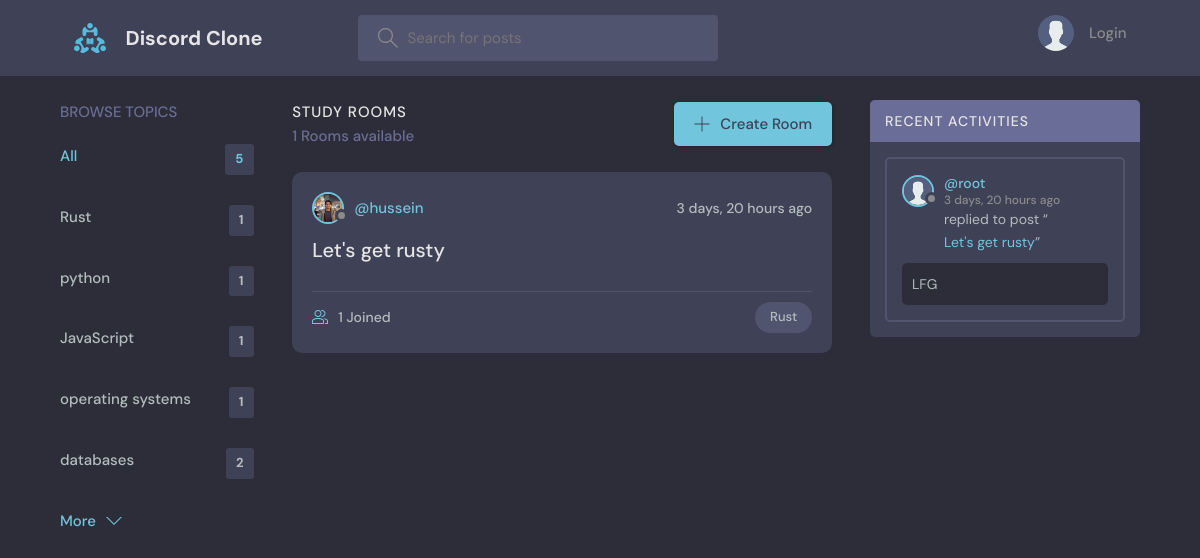
/?q=Rust, run on the app's committed database.
### base/models.py (models this page shows, shortened)
class Topic(models.Model):
    name = models.CharField(max_length=100)

class Room(models.Model):
    name = models.CharField(max_length=100)
    description = models.TextField(null=True, blank=True)
    created_at = models.DateTimeField(auto_now_add=True)
    updated_at = models.DateTimeField(auto_now=True)
    host = models.ForeignKey(User,null=True,on_delete=models.SET_NULL)
    topic = models.ForeignKey(Topic,null=True,on_delete=models.SET_NULL)
    participants = models.ManyToManyField(User, related_name='participants')
    class Meta:
        ordering = ['-created_at', '-updated_at']
    def __str__(self):
        return self.name

class User(AbstractUser):
    name = models.CharField(max_length=50, null=True)
    email = models.EmailField(unique=True)
    bio = models.TextField(default='no bio...',null=True)
    avatar = models.ImageField(null=True,default='avatar.svg')
    USERNAME_FIELD = 'email'
    REQUIRED_FIELDS = []

class Message(models.Model):
    body = models.CharField(max_length=200)
    created_at = models.DateTimeField(auto_now_add=True)
    updated_at = models.DateTimeField(auto_now=True)
    user = models.ForeignKey(User,on_delete=models.CASCADE)
    room = models.ForeignKey(Room,on_delete=models.CASCADE)
    class Meta:
        ordering = ['-created_at', '-updated_at']

### base/views.py (the view)
# urls.py: path('', views.home,name='home'),
def home(request):
    q = request.GET.get('q') if request.GET.get('q') != None else ''
    rooms = Room.objects.filter(
        Q(topic__name__icontains=q) |
        Q(name__icontains=q) |
        Q(description__icontains=q)
        )
    room_count = rooms.count()
    topics = Topic.objects.all()[0:5]
    room_messages = Message.objects.filter(room__topic__name__icontains=q)
    context = {
        'rooms': rooms,
        'topics': topics,
        'room_count': room_count,
        'room_messages': room_messages,
    }
    return render(request, 'base/home.html',context)

### base/templates/base/home.html (shortened to what this page needs)
{% extends 'base.html' %} {% block content %}
<main class="layout layout--3">
  <div class="container">
    {% include 'base/topics_component.html' %}
    <div class="roomList">
      <div class="roomList__header">
        <div>
          <h2>Study Rooms</h2>
          <p>{{room_count}} Rooms available</p>
        </div>
        <a class="btn btn--main" href="{% url 'room_create' %}">
          <svg
            version="1.1"
            xmlns="http://www.w3.org/2000/svg"
            width="32"
            height="32"
            viewBox="0 0 32 32"
          >
            <title>add</title>
            <path
              d="M16.943 0.943h-1.885v14.115h-14.115v1.885h14.115v14.115h1.885v-14.115h14.115v-1.885h-14.115v-14.115z"
            ></path>
          </svg>
          Create Room
        </a>
      </div>
      {% include 'base/feed_component.html' %}
    </div>
    {% include 'base/activity_component.html' %}
  </div>
</main>
{% endblock %}

### base/templates/base/topics_component.html
<div class="topics">
  <div class="topics__header">
      <h2>Browse Topics</h2>
  </div>
  <ul class="topics__list">
      <li>
          <a href="{% url 'home' %}" class="active">All <span>{{topics.count}}</span></a>
      </li>
      {% for topic in topics %}
      <li>
          <a href="{% url 'home' %}?q={{topic.name}}">{{topic.name}}<span>{{topic.room_set.all.count}}</span></a>
      </li>
      {% endfor %}
  </ul>
  <a class="btn btn--link" href="{% url 'topics' %}">
      More
      <svg version="1.1" xmlns="http://www.w3.org/2000/svg" width="32" height="32" viewBox="0 0 32 32">
          <title>chevron-down</title>
          <path d="M16 21l-13-13h-3l16 16 16-16h-3l-13 13z"></path>
      </svg>
  </a>
</div>

### base/templates/base/feed_component.html (shortened to what this page needs)
{% for room in rooms %}
<div class="roomListRoom">
    <div class="roomListRoom__header">
        <a href="{% url 'profile' room.host.id %}" class="roomListRoom__author">
            <div class="avatar avatar--small">
                <img src="{{room.host.avatar.url}}" />
            </div>
            <span>@{{room.host.username}}</span>
        </a>
        <div class="roomListRoom__actions">
            <span>{{room.created_at|timesince}} ago</span>
        </div>
    </div>
    <div class="roomListRoom__content">
        <a href="{% url 'room' room.id %}">{{room.name}}</a>
    </div>
    <div class="roomListRoom__meta">
        <a href="{% url 'room' room.id %}" class="roomListRoom__joined">
            {{room.participants.all.count}} Joined
        </a>
        <p class="roomListRoom__topic">{{room.topic.name}}</p>
    </div>
</div>
{% endfor %}

### base/templates/base/activity_component.html (shortened to what this page needs)
<div class="activities">
  <div class="activities__header">
      <h2>Recent Activities</h2>
  </div>
  {% for message in room_messages %}
  <div class="activities__box">
      <div class="activities__boxHeader roomListRoom__header">
          <a href="{% url 'profile' message.user.id %}" class="roomListRoom__author">
              <div class="avatar avatar--small">
                  <img src="{{message.user.avatar.url}}" />
              </div>
              <p>
                  @{{message.user.username}}
                  <span>{{message.created_at|timesince}} ago</span>
              </p>
          </a>
      </div>
      <div class="activities__boxContent">
          <p>replied to post “<a href="{% url 'room' message.room.id %}">{{message.room}}</a>”</p>
          <div class="activities__boxRoomContent">{{message.body}}</div>
      </div>
  </div>
  {% endfor %}
</div>

### data on the page
Topic: name "Rust", room_set.all.count "1"
Topic: name "python", room_set.all.count "1"
Topic: name "JavaScript", room_set.all.count "1"
Topic: name "operating systems", room_set.all.count "1"
Topic: name "databases", room_set.all.count "2"
Room: host.avatar (picture), host.username "hussein", created_at "3 days, 20 hours", name "Let's get rusty", participants.all.count "1", topic.name "Rust"
Message: user.avatar (placeholder picture), user.username "root", created_at "3 days, 20 hours", room "Let's get rusty", body "LFG"

### other printed values
{{ topics.count }} "5"
{{ room_count }} "1"
